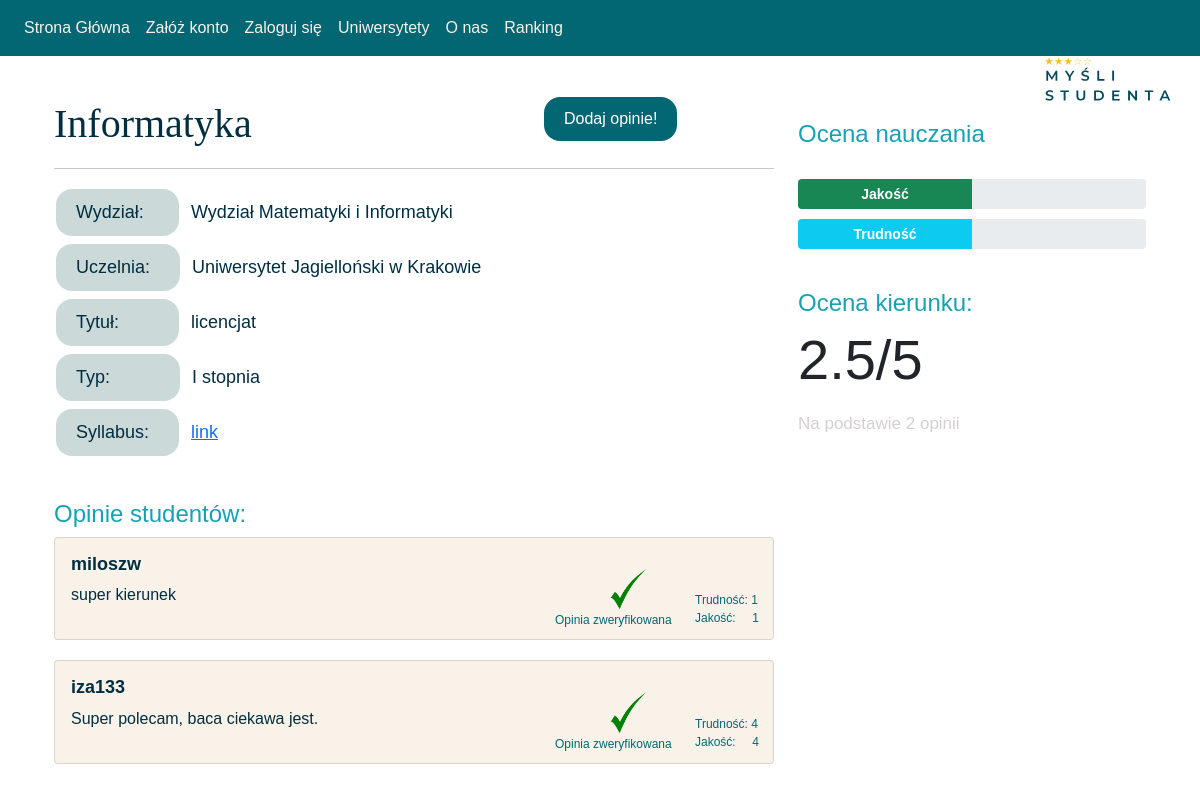
The app's page /university/Uniwersytet Jagielloński w Krakowie/course/3, older data.
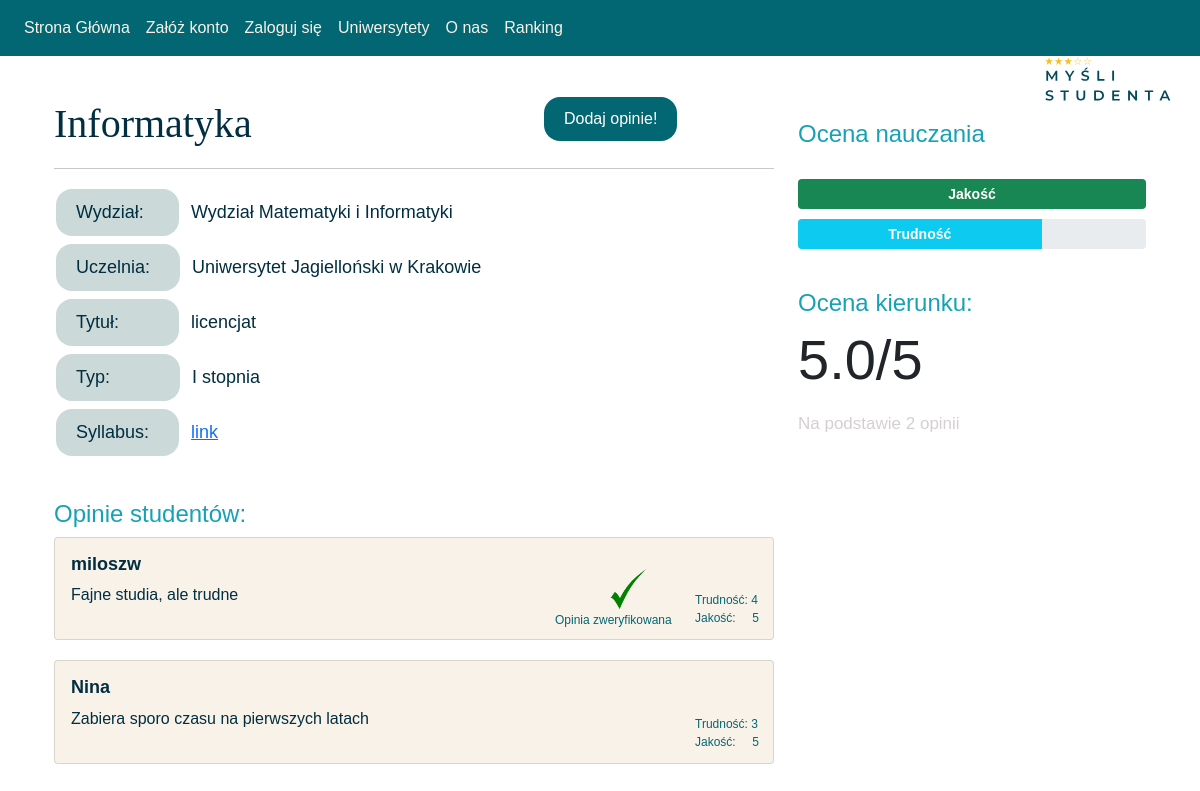
The same page, newer data.
### website/models.py (models this page shows, shortened)
class Course(db.Model):
    __tablename__ = 'course'
    course_id = db.Column(db.Integer, primary_key=True)
    course_name = db.Column(db.String(100), nullable=False)
    syllabus = db.Column(db.String(200), nullable=False)
    university_id = db.Column(db.Integer, db.ForeignKey('university.university_id'), nullable=False)
    degree = db.Column(db.String(100), nullable=False)
    cycle = db.Column(db.String(100), nullable=False)
    department = db.Column(db.String(100))
    code = db.Column(db.String(50))
    rating = relationship("Rating",backref="Course")

class University(db.Model):
    __tablename__ = 'university'
    university_id = db.Column(db.Integer, primary_key=True)
    university_name = db.Column(db.String(100), nullable=False)
    location = db.Column(db.String(50), nullable=False)
    website = db.Column(db.String(100), nullable=False)
    api_url = db.Column(db.String(50))
    course = relationship("Course",backref = "University")

class Rating(db.Model):
    __tablename__ = 'rating'
    rating_id = db.Column(db.Integer, primary_key=True)
    username = db.Column(db.String(100), db.ForeignKey('user.username'), nullable=False)
    course_id = db.Column(db.Integer, db.ForeignKey('course.course_id'), nullable=False)
    quality_value = db.Column(db.Integer, nullable=False)
    difficulty_value = db.Column(db.Integer, nullable=False)
    rating_description = db.Column(db.String(500))
    is_verified = db.Column(db.Integer)

### website/views.py (the view)
@views.route('/university/<string:university_name>/course/<int:course_id>')
def course(university_name,course_id):
    ratings = Rating.query.filter_by(course_id=course_id).all()
    course = Course.query.filter_by(course_id = course_id).first()
    university_name = University.query.filter_by(university_id =course.university_id).first().university_name
    users = User.query.all()
    avg_rating = calculate_average_rating(course)
    ratings = Rating.query.filter_by(course_id=course_id).all()
    number_of_ratings = len(ratings)
    avg_quality_value = (100*calculate_average_quality_value(course))/5
    avg_difficulty_value = (100*calculate_average_difficulty_value(course))/5
    return render_template('course.html',
                           user=current_user,
                           course=course,course_id=course_id,ratings=ratings,avg_rating=avg_rating,number_of_ratings=number_of_ratings,university_name=university_name,users=users, avg_quality_value=avg_quality_value,
                           avg_difficulty_value=avg_difficulty_value)

### website/functions.py (called while the page is built)
def calculate_average_quality_value(course):
    ratings = course.rating
    total_ratings = len(ratings)
    if total_ratings == 0:
        return 0
    sum_quality_values = sum(rating.quality_value for rating in ratings)
    average_quality_value = sum_quality_values / total_ratings
    return average_quality_value

def calculate_average_difficulty_value(course):
    ratings = course.rating
    total_ratings = len(ratings)
    if total_ratings == 0:
        return 0
    sum_difficulty_values = sum(rating.difficulty_value for rating in ratings)
    average_difficulty_value = sum_difficulty_values / total_ratings
    return average_difficulty_value

def calculate_average_rating(course):
    ratings = Rating.query.filter_by(course_id=course.course_id).all()
    if ratings:
        total_ratings = len(ratings)
        quality_sum = sum(rating.quality_value for rating in ratings)
        average_rating = quality_sum / total_ratings
        return round(average_rating,2)
    else:
        return 'Brak opinii'

### website/templates/course.html (shortened to what this page needs)
{% extends "base.html" %} {% block title %}Kurs {{course.course_name}}{% endblock %} {% block content %}
<head>
  <link rel="stylesheet" href="https://cdn.jsdelivr.net/npm/bootstrap@5.0.1/dist/css/bootstrap.min.css">
</head>
<body>
  <div class="container mt-4">
    <div class="row">
      <div class="col-md-8">
        <h1 class="course-name">{{course.course_name}}</h1>
          <div style="position:absolute; left:500px; top:-21px">
          <a  href="{{ url_for('views.add_opinion_page', course_id=course.course_id, university_name=university_name) }}">
              <br /><br />
              <button class="button" id="add-opinion">
                    Dodaj opinie!
              </button>
          </a>
          </div>
        <hr>
        <p class="course-info">
                               <h10 class = "oval" width="30px">Wydział: &nbsp&nbsp</h10>&nbsp&nbsp{{course.department}}<br>
                               <h10 class = "oval">Uczelnia: &nbsp</h10>&nbsp&nbsp{{university_name}}<br>
                               <h10 class = "oval">Tytuł: &nbsp&nbsp&nbsp&nbsp&nbsp&nbsp&nbsp</h10>&nbsp&nbsp{{course.degree}}<br>
                               <h10 class = "oval">Typ: &nbsp&nbsp&nbsp&nbsp&nbsp&nbsp&nbsp&nbsp&nbsp</h10>&nbsp&nbsp{{course.cycle}}<br>
                               <h10 class = "oval">Syllabus: &nbsp</h10>&nbsp&nbsp<a href="{{course.syllabus}}">link</a>
        </p>
        <h2 class="rating-title">Opinie studentów:
        </h2>
        {% for rating in ratings %}
        <div class="card review-card">
          <div class="card-body">
            <h5 class="card-title">{{rating.username}}</h5>
            <p class="card-text">{{rating.rating_description}}</p>
            {% if rating.is_verified == 1 %}
               <div class="verification">
                <img src="{{ url_for('static', filename='check.svg') }}" width="40%" height="40%" style="position: absolute; bottom: 30px; left: 430px;">
                   <div style="position: absolute; bottom: 10px; left: 500px; font-size: 12px; color: #026773;">Opinia zweryfikowana</div>
               </div>
            {% endif %}
            <div style="position: absolute; bottom: 12px; left: 640px; font-size: 12px; color: #026773;">Jakość:&nbsp&nbsp&nbsp&nbsp {{rating.quality_value}} </div>
            <div style="position: absolute; bottom: 30px; left: 640px; font-size: 12px; color: #026773;">Trudność:  {{rating.difficulty_value}} </div>
          </div>
        </div>
        {% endfor %}
      </div>
      <div class="col-md-4">
        <h2 class="rating-title">Ocena nauczania</h2>
        <div class="rating-breakdown">
          <div class="progress">
            <div class="progress-bar bg-success" role="progressbar" style="width: {{ avg_quality_value }}%;" aria-valuenow="{{ avg_quality_value }}" aria-valuemin="0" aria-valuemax="100">Jakość</div>
          </div>
          <div class="progress">
            <div class="progress-bar bg-info" role="progressbar" style="width: {{ avg_difficulty_value }}%;" aria-valuenow="{{ avg_difficulty_value }}" aria-valuemin="0" aria-valuemax="100">Trudność</div>
          </div>
        </div>
        <h2 class="rating-title">Ocena kierunku:</h2>
        <p class="display-4">{{avg_rating}}/5
          <p class="no-of-ratings">Na podstawie {{number_of_ratings}} opinii</p>
        </p>
      </div>
    </div>
  </div>
</body>
</html>
{%endblock%}

### website/templates/base.html (shortened to what this page needs)
<!DOCTYPE html>
<html>
  <head>
    <link
      rel="stylesheet"
      href="https://stackpath.bootstrapcdn.com/bootstrap/4.4.1/css/bootstrap.min.css"
    />
    <link
      rel="stylesheet"
      href="https://stackpath.bootstrapcdn.com/font-awesome/4.7.0/css/font-awesome.min.css"
    />
  </head>
  <body>
    <nav class="navbar navbar-expand-lg navbar-dark bg-custom">
      <div class="collapse navbar-collapse" id="navbar">
        <div class="navbar-nav">
          {% if user.is_authenticated %}
          <a class="nav-item nav-link custom-link" id="logout" href="/logout">Wyloguj się</a>
          <a class="nav-item nav-link custom-link" id="home" href="/home">Strona Główna</a>
          <a class="nav-item nav-link custom-link" id="search" href="/compare">Porównaj</a>
          <a class="nav-item nav-link custom-link" id="unilist" href="/university_list">Uniwersytety</a>
          <a class="nav-item nav-link custom-link" id="aboutUs" href="/about">O nas</a>
          <a class="nav-item nav-link custom-link" id="ranking" href="/top_universities">Ranking</a>
          {% else %}
          <a class="nav-item nav-link custom-link" id="home" href="/home">Strona Główna</a>
          <a class="nav-item nav-link custom-link" id="signUp" href="/sign-up">Załóż konto</a>
          <a class="nav-item nav-link custom-link" id="login" href="/login">Zaloguj się</a>
          <a class="nav-item nav-link custom-link" id="unilist" href="/university_list">Uniwersytety</a>
          <a class="nav-item nav-link custom-link" id="aboutUs" href="/about">O nas</a>
          <a class="nav-item nav-link custom-link" id="ranking" href="/top_universities">Ranking</a>
          {% endif %}
        </div>
      </div>
    </nav>
    <div class="container">{% block content %} {% endblock %}</div>
    <div class="logo-container">
      <img src="{{ url_for('static', filename='2.svg') }}" alt="Logo" width="100%" height="100%">
    </div>
  </body>
</html>

### website/templates/base.html (style rules this page uses)
.logo-container { position: absolute; top: 9px; right: 20px; width: 150px; height: 150px; z-index: 9999; }

### website/templates/course.html (style rules this page uses)
body { font-family: Arial, sans-serif; }
.bg-custom { background-color: #026773; }
.navbar-dark .navbar-nav .nav-link { color: #f9f2e9; }
.course-name { font-family: Verdana,serif; color: #012E40; font-size: 40px; margin-top: 20px; margin-bottom: 20px; }
.course-info { font-size: 18px; color: #012E40; margin-bottom: 30px; }
.rating-title { color: #16a2b4; font-size: 24px; margin-top: 40px; }
.review-card { background-color: #f9f2e9;; color: #012E40; margin-bottom: 20px; }
.review-card .card-title { color: #012E40; font-size: 18px; font-weight: bold; }
.rating-breakdown { color: #ffee29; margin-top: 30px; }
.progress { color: #012E40; height: 30px; margin-bottom: 10px; }
.progress-bar { color: #ffffff; font-size: 14px; font-weight: bold; line-height: 30px; }
.no-of-ratings { font-size: 17px; line-height: 30px; color: #d4d0cf; }
.button { background-color: #026773; border: none; color: #ffffff; padding: 10px 20px; text-align: center; text-decoration: none; display: inline-block; margin: -15px 2px; cursor: pointer; border-radius: 16px; }
.oval { background-color: #ccd9d9; border: #ffffff; color: #012E40; padding: 10px 20px; text-align: center; text-decoration: none; display: inline-block; margin: 4px 2px; border-radius: 16px; }

Row changes from the older to the newer data that the page shows:
no longer on this page (row edited): Rating: username "iza133", rating_description "Super polecam, baca ciekawa jest.", is_verified 1 (drawn), quality_value "4", difficulty_value "4"
changed Rating "miloszw": rating_description "super kierunek" → "Fajne studia, ale trudne"; quality_value "1" → "5"; difficulty_value "1" → "4"
now on this page (row edited): Rating: username "Nina", rating_description "Zabiera sporo czasu na pierwszych latach", quality_value "5", difficulty_value "3"
Text that changed along with them:
{{ avg_quality_value }}: 50.0 → 100.0 (drawn)
{{ avg_difficulty_value }}: 50.0 → 70.0 (drawn)
{{ avg_rating }}: "2.5" → "5.0"
